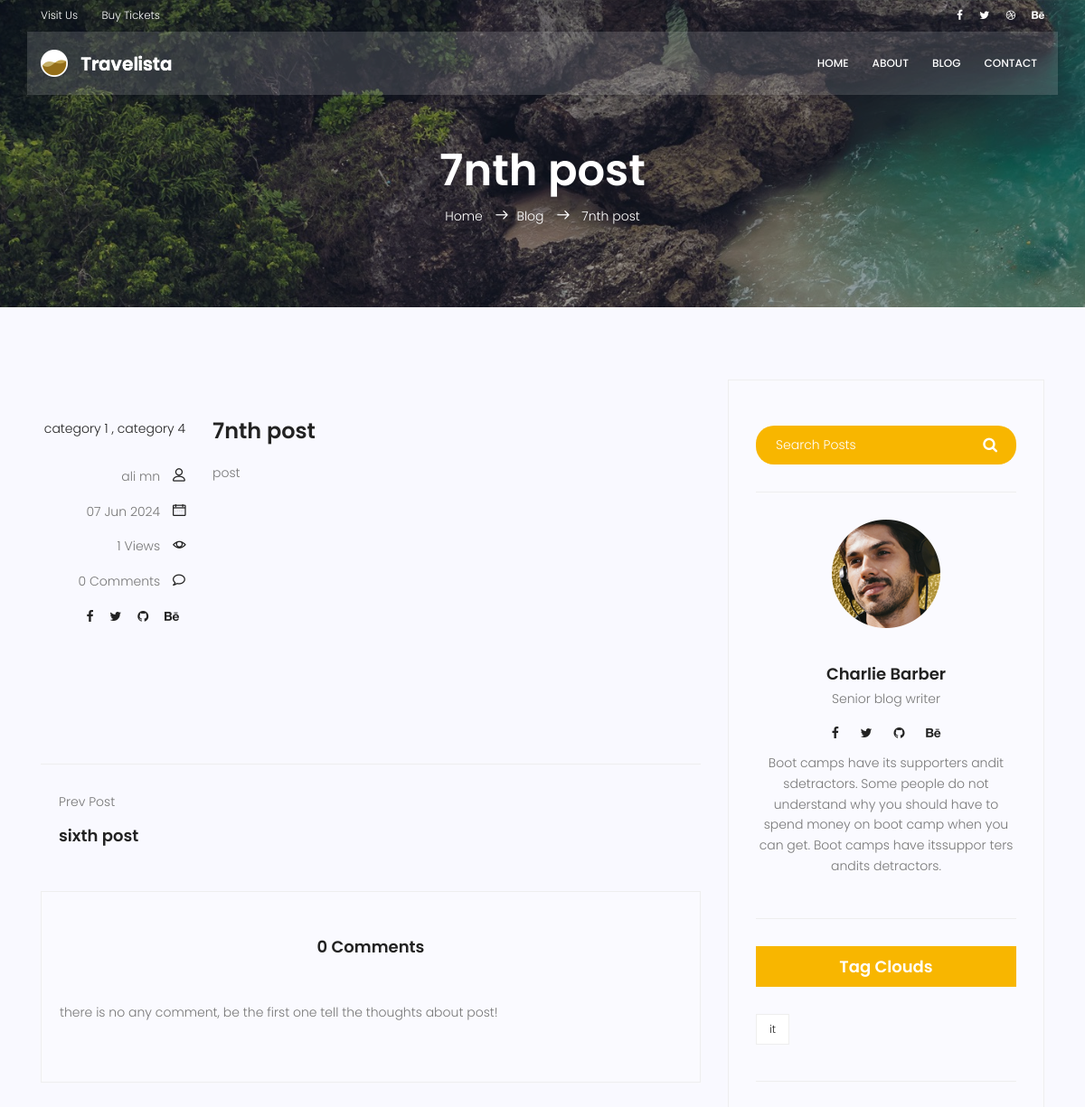
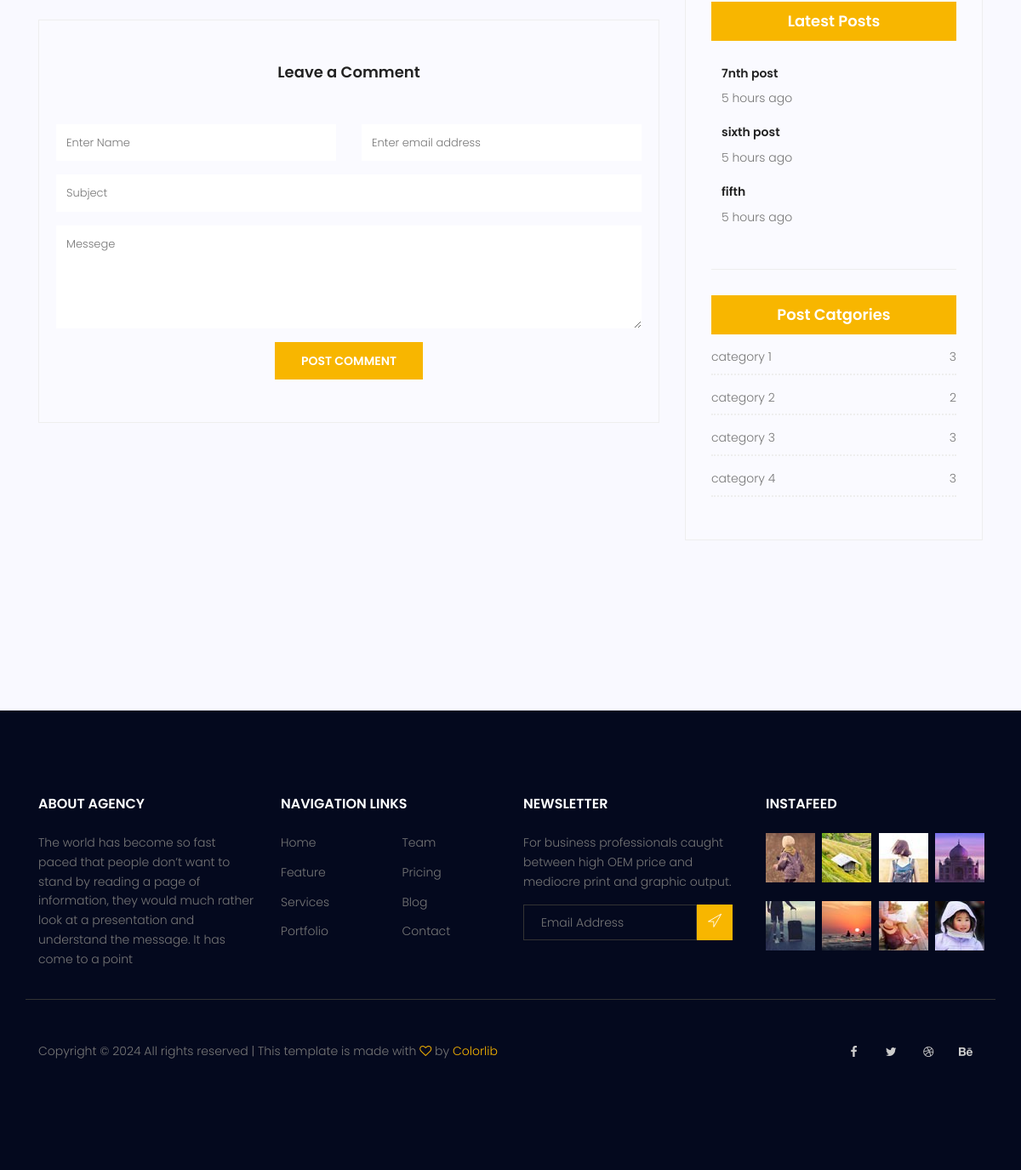
Page /blog/7/ on the committed database (2 pictures, top to bottom).
### blog/models.py (models this page shows, shortened)
class Post(models.Model):
    image = models.ImageField(upload_to='blog/', default='blog/default.jpg')
    author = models.ForeignKey(User, related_name='posts', on_delete=models.SET_NULL, null=True)
    title = models.CharField(max_length=255)
    content = HTMLField()
    tags = TaggableManager()
    category = models.ManyToManyField(Category)
    counted_view = models.IntegerField(default=0)
    status = models.BooleanField(default=False)
    published_datetime = models.DateTimeField(null=True)
    created_datetime = models.DateTimeField(auto_now_add=True)
    modified_datetime = models.DateTimeField(auto_now=True)
    class Meta:
        ordering = ['-created_datetime']
    def __str__(self):
        return self.title

class Category(models.Model):
    name = models.CharField(max_length=255)
    def __str__(self) -> str:
        return self.name

### blog/views.py (the view)
# urls.py: path('<int:pk>/', views.blog_detail_view, name='detail_view'),
def blog_detail_view(request, pk):
    queryset = Post.objects.filter(status=True, published_datetime__lte=now())
    post = get_object_or_404(queryset, id=pk)
    post.counted_view += 1
    post.save()
    next_post = queryset.filter(id__gt=post.id).order_by("id").first()
    previous_post = queryset.filter(id__lt=post.id).order_by("id").last()
    comments = Comment.objects.filter(post=post.id, approved=True ).order_by('-created_datetime')
    context = {"post": post,
               "next_post": next_post,
               "previous_post": previous_post,
               "comments": comments
               }
    return render(request, "blog/blog-single.html", context)

### blog/templatetags/blog_tags.py (called while the page is built)
@register.inclusion_tag("blog/blog-latest-post.html")
def latestposts(arg=3):
    posts = Post.objects.filter(status=True, published_datetime__lte=now()).order_by(
        "-published_datetime"
    ).prefetch_related('category').select_related('author')[:arg]
    return {"posts": posts}

@register.inclusion_tag("blog/blog-category.html")
def post_categories():
    posts = Post.objects.filter(status=True, published_datetime__lte=now()).select_related('author').prefetch_related(
        'category').order_by('-published_datetime')
    categories = Category.objects.prefetch_related('post_set')
    cat_dict = {}
    for name in categories:
        cat_dict[name] = posts.filter(category=name).count()
    return {"categories": cat_dict}

### templates/blog/blog-single.html (shortened to what this page needs)
{% extends '_base.html' %}
{% load static %}
{% load blog_tags %}
{% block content %}
    <section class="relative about-banner">
        <div class="overlay overlay-bg"></div>
        <div class="container">
            <div class="row d-flex align-items-center justify-content-center">
                <div class="about-content col-lg-12">
                    <h1 class="text-white">
                        {{ post.title }}
                    </h1>
                    <p class="text-white link-nav"><a href="{% url 'website:index' %}">Home </a> <span
                            class="lnr lnr-arrow-right"></span><a href="{% url 'blog:list_view' %}">Blog </a> <span
                            class="lnr lnr-arrow-right"></span> {{ post.title }} </p>
                </div>
            </div>
        </div>
    </section>
    <section class="post-content-area single-post-area">
        <div class="container">
            <div class="row">
                <div class="col-lg-8 posts-list">
                    <div class="single-post row">
                        <div class="col-lg-12">
                            <div class="feature-img">
                            </div>
                        </div>
                        <div class="col-lg-3  col-md-3 meta-details">
                            <ul class="tags">
                                <li><a href="#">
                                    {% for cat in post.category.all %}
                                        <a> {{ cat.name }} {% if not forloop.last %} , {% endif %} </a>
                                    {% endfor %}</a>
                                </li>
                            </ul>
                            <div class="user-details row">
                                <p class="user-name col-lg-12 col-md-12 col-6"><a
                                        href="#">{{ post.author.get_full_name }}</a> <span class="lnr lnr-user"></span>
                                </p>
                                <p class="date col-lg-12 col-md-12 col-6"><a
                                        href="#">{{ post.published_datetime|date:"d M Y" }}</a> <span
                                        class="lnr lnr-calendar-full"></span></p>
                                <p class="view col-lg-12 col-md-12 col-6"><a href="#">{{ post.counted_view }} Views</a>
                                    <span class="lnr lnr-eye"></span></p>
                                <p class="comments col-lg-12 col-md-12 col-6"><a href="#">{{ comments|length }} Comments</a> <span
                                        class="lnr lnr-bubble"></span></p>
                                <ul class="social-links col-lg-12 col-md-12 col-6">
                                    <li><a href="#"><i class="fa fa-facebook"></i></a></li>
                                    <li><a href="#"><i class="fa fa-twitter"></i></a></li>
                                    <li><a href="#"><i class="fa fa-github"></i></a></li>
                                    <li><a href="#"><i class="fa fa-behance"></i></a></li>
                                </ul>
                            </div>
                        </div>
                        <div class="col-lg-9 col-md-9">
                            <h3 class="mt-20 mb-20">{{ post.title }}</h3>
                            <p class="excert">
                                {{ post.content|safe }}
                            </p>
                        </div>
                        <div class="col-lg-12">
                            <div class="row mt-30 mb-30">
                                <div class="col-lg-12 mt-30">
                                </div>
                            </div>
                        </div>
                    </div>
                    <div class="navigation-area">
                        <div class="row">
                            <div class="col-lg-6 col-md-6 col-12 nav-left flex-row d-flex justify-content-start align-items-center">
                                {% if previous_post %}
                                    <div class="arrow">
                                        <a href="{% url 'blog:detail_view' previous_post.id %}"></a>
                                    </div>
                                    <div class="detials">
                                        <p>Prev Post</p>
                                        <a href="{% url 'blog:detail_view' previous_post.id %}">
                                            <h4>{{ previous_post }}</h4></a>
                                    </div>
                                {% endif %}
                            </div>
                            <div class="col-lg-6 col-md-6 col-12 nav-right flex-row d-flex justify-content-end align-items-center">
                            </div>
                        </div>
                    </div>
                    <div class="comments-area">
                        <h4>{{ comments|length }} Comments</h4>
                        {% for comment in comments %}
                            <div class="comment-list">
                                <div class="single-comment justify-content-between d-flex">
                                    <div class="user justify-content-between d-flex">
                                        <div class="thumb">
                                            <img src="{% static 'img/blog/c1.jpg' %}" alt="">
                                        </div>
                                        <div class="desc">
                                            <h5><a href="#">{{ comment.name }}</a></h5>
                                            <p class="date">{{ comment.created_datetime|date:"d M Y" }} </p>
                                            <p class="comment">
                                                {{ comment.message }}
                                            </p>
                                        </div>
                                    </div>
                                    <div class="reply-btn">
                                        <a href="" class="btn-reply text-uppercase">reply</a>
                                    </div>
                                </div>
                            </div>
                            {% empty %}
                            <p> there is no any comment, be the first one tell the thoughts about post! </p>
                        {% endfor %}
                    </div>
                    <div class="comment-form">
                        <h4>Leave a Comment</h4>
                        <form>
                            <div class="form-group form-inline">
                                <div class="form-group col-lg-6 col-md-12 name">
                                    <input type="text" class="form-control" id="name" placeholder="Enter Name"
                                           onfocus="this.placeholder = ''" onblur="this.placeholder = 'Enter Name'">
                                </div>
                                <div class="form-group col-lg-6 col-md-12 email">
                                    <input type="email" class="form-control" id="email"
                                           placeholder="Enter email address" onfocus="this.placeholder = ''"
                                           onblur="this.placeholder = 'Enter email address'">
                                </div>
                            </div>
                            <div class="form-group">
                                <input type="text" class="form-control" id="subject" placeholder="Subject"
                                       onfocus="this.placeholder = ''" onblur="this.placeholder = 'Subject'">
                            </div>
                            <div class="form-group">
                                <textarea class="form-control mb-10" rows="5" name="message" placeholder="Messege"
                                          onfocus="this.placeholder = ''" onblur="this.placeholder = 'Messege'"
                                          required=""></textarea>
                            </div>
                            <a href="#" class="primary-btn text-uppercase">Post Comment</a>
                        </form>
                    </div>
                </div>
                <div class="col-lg-4 sidebar-widgets">
                    <div class="widget-wrap">
                        {% include 'blog/blog-search.html' %}
                        {% include 'blog/blog-writer.html' %}
                        {% include 'blog/blog-tag.html' %}
                        {% latestposts %}
                        {% post_categories %}
                    </div>
                </div>
            </div>
        </div>
    </section>
{% endblock content %}

### templates/blog/blog-tag.html
<div class="single-sidebar-widget tag-cloud-widget">
    <h4 class="tagcloud-title">Tag Clouds</h4>
    <ul>
        {% for tag in post.tags.all %}
            <li><a href="{% url 'blog:tag' tag_name=tag.name %}"> {{ tag.name }} </a></li>
        {% endfor %}
    </ul>
</div>

### templates/blog/blog-latest-post.html (shortened to what this page needs)
{% load static %}
{% load humanize %}
<div class="single-sidebar-widget popular-post-widget">
    <h4 class="popular-title">Latest Posts</h4>
    <div class="popular-post-list">
      {% for post in posts %}
      <div class="single-post-list d-flex flex-row align-items-center">
        <div class="details">
          <a href="{% url 'blog:detail_view' post.id %}"
            ><h6>{{ post.title }}</h6></a
          >
          <p>{{ post.published_datetime|naturaltime }}</p>
        </div>
      </div>
      {% endfor %}
    </div>
  </div>

### templates/blog/blog-category.html
<div class="single-sidebar-widget post-category-widget">
    <h4 class="category-title">Post Catgories</h4>
    <ul class="cat-list">
      {% for name, count in categories.items %}
      <li>
        <a href="{% url 'blog:category' cat_name=name %}" class="d-flex justify-content-between">
          <p>{{ name }}</p>
          <p>{{ count }}</p>
        </a>
      </li>
      {% endfor %}
  </div>

### rows in the picture
Post: title "7nth post", author.get_full_name "ali mn", published_datetime "07 Jun 2024", counted_view "1", content "post", published_datetime "5 hours ago"
Category: name "category 1", count "3"
Category: name "category 4", count "3"
Post: title "sixth post", published_datetime "5 hours ago"
Tag: name "it"
Post: title "fifth", published_datetime "5 hours ago"
Category: name "category 2", id "2"
Category: name "category 3", id "3"

### other values in the picture
{{ comments|length }} "0"
